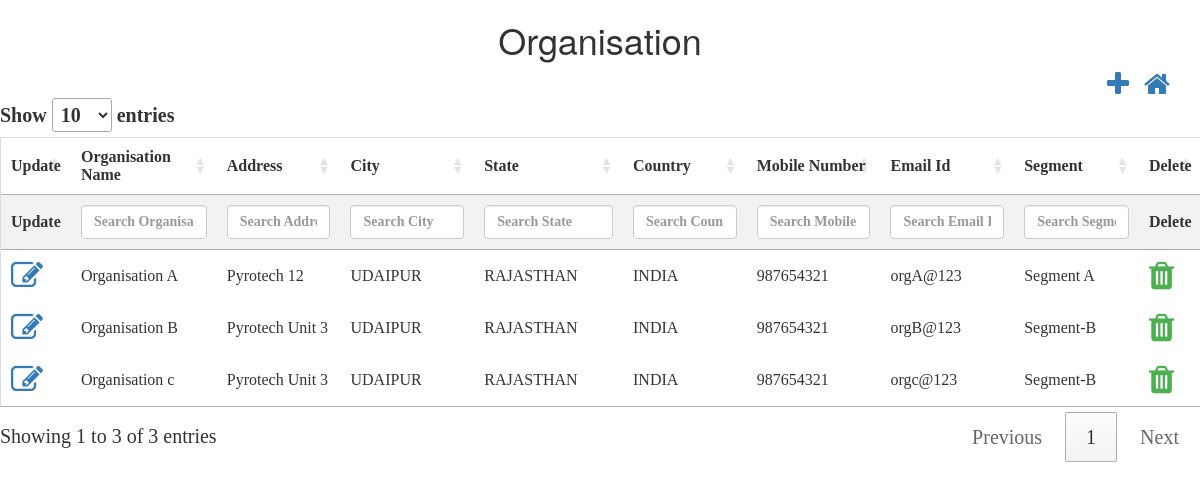
The app's page /controllers/organisation.php (signed in), older data.
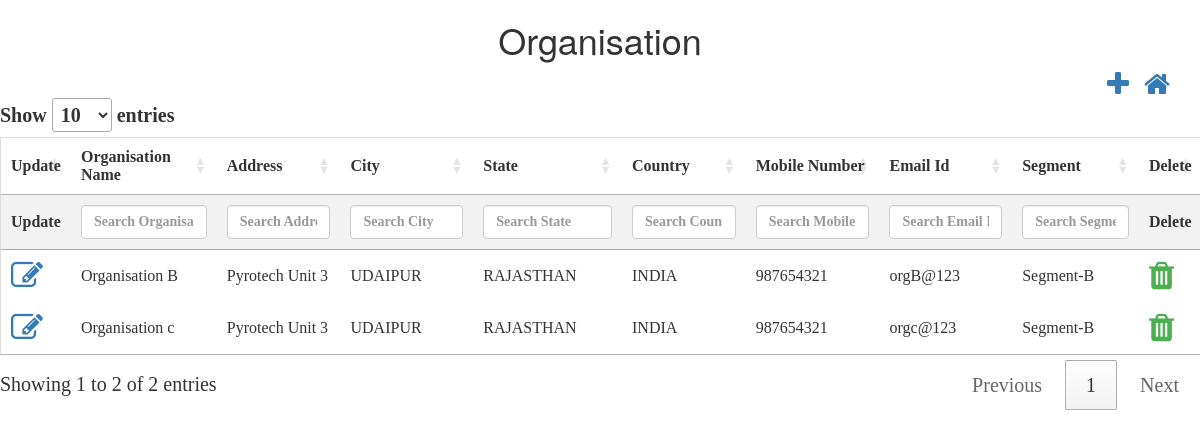
The same page, newer data.
### tables this page shows
CREATE TABLE `tbl_organisation` (
  `nid` int(10) NOT NULL,
  `norg_id` int(10) NOT NULL,
  `corg_name` varchar(50) NOT NULL,
  `corg_address` varchar(50) NOT NULL,
  `corg_city` varchar(50) NOT NULL,
  `corg_state` varchar(50) NOT NULL,
  `corg_country` varchar(50) NOT NULL,
  `corg_mobileNumber` varchar(10) NOT NULL,
  `corg_emailId` varchar(50) NOT NULL,
  `norg_segment_id` int(10) NOT NULL,
  `isActive` bit(1) NOT NULL,
  `isAvailable` bit(1) NOT NULL,
  `dcreated_date` datetime NOT NULL,
  `dupdated_date` datetime NOT NULL
);

CREATE TABLE `tbl_segment` (
  `nid` int(10) NOT NULL,
  `nsegment_id` int(10) NOT NULL,
  `csegment_name` varchar(50) NOT NULL,
  `isActive` bit(1) NOT NULL,
  `isAvailable` bit(1) NOT NULL,
  `dcreated_date` datetime NOT NULL,
  `dupdated_date` datetime NOT NULL
);

### controllers/organisation.php (the view, shortened to what this page needs)
<html>
<head>
    <script src="http://ajax.googleapis.com/ajax/libs/jquery/1.11.2/jquery.min.js"></script>
    <link rel="stylesheet" href="../css/theme.css">
    <link rel="stylesheet" href="https://cdn.datatables.net/1.10.22/css/jquery.dataTables.min.css">
    <link rel="stylesheet" href="https://cdnjs.cloudflare.com/ajax/libs/font-awesome/4.7.0/css/font-awesome.min.css">
    <link rel="stylesheet" href="https://maxcdn.bootstrapcdn.com/bootstrap/3.4.1/css/bootstrap.min.css">
</head>
<h1>Organisation</h1>
<div class="container">
    <a style="float:right;margin-left: 15px;" href="../dashboard.php"><i class="fa fa-home fa-2x"></i></a>
    <a style="float:right" href="#organisation_modal" data-toggle="modal" id='add' data-id="1"><i class="fa fa-plus fa-2x"
                                                                                        aria-hidden="true"></i></a>
</div>
        <?php
        $conn = OpenCon();
        $sql = "SELECT o.norg_id,o.corg_name,o.corg_address,o.corg_city,o.corg_state,o.corg_country,o.corg_mobileNumber,o.corg_emailId,o.norg_segment_id,o.isActive,o.isAvailable,s.csegment_name
                    FROM tbl_organisation AS o
                    INNER JOIN tbl_segment AS s
                    ON o.norg_segment_id = s.nsegment_id
                    WHERE o.isAvailable=1;";
        $retval = mysqli_query($conn, $sql);
        echo "<table id='organisationTable'  name='organisationTable' >
            <thead>
            <tr>
            <th style='display:none;'>ID</th>
            <th>Update</th>
            <th>Organisation Name</th>
            <th>Address</th>
            <th>City</th>
            <th>State</th>
            <th>Country</th>
            <th>Mobile Number</th>
            <th>Email Id</th>
            <th>Segment</th>
             <th>Delete</th>
            </tr>
            </thead>
                   <tbody>
            ";
        while ($row = mysqli_fetch_array($retval, MYSQLI_ASSOC)) {
            echo "<tr>";
            echo "<td ><a  href='#organisation_modal' data-toggle='modal' class='updateClass' data-id='2'><i class='fa fa-edit fa-2x'></i></a></td>";
            echo "<td>" . $row['corg_name'] . "</td>";
            echo "<td>" . $row['corg_address'] . "</td>";
            echo "<td>" . $row['corg_city'] . "</td>";
            echo "<td>" . $row['corg_state'] . "</td>";
            echo "<td>" . $row['corg_country'] . "</td>";
            echo "<td>" . $row['corg_mobileNumber'] . "</td>";
            echo "<td>" . $row['corg_emailId'] . "</td>";
            echo "<td>" . $row['csegment_name'] . "</td>";
            echo "<td class='action-delete'><i class='fa fa-trash fa-2x' style='color:#4caf50;'</i></td>";
            echo "</tr>";
        }
        echo "</tbody></table>";
        ?>
</html>

Row changes from the older to the newer data that the page shows:
no longer on this page (row edited): tbl_organisation: corg_name "Organisation A", corg_address "Pyrotech 12", corg_city "UDAIPUR", corg_state "RAJASTHAN", corg_country "INDIA", corg_mobileNumber "987654321", corg_emailId "orgA@123", tbl_segment.csegment_name "Segment A"
Text that changed along with them:
text written by a page script: "Show entries Showing 1 to 3 of 3 entries Previous 1 Next" → "Show entries Showing 1 to 2 of 2 entries Previous 1 Next"
